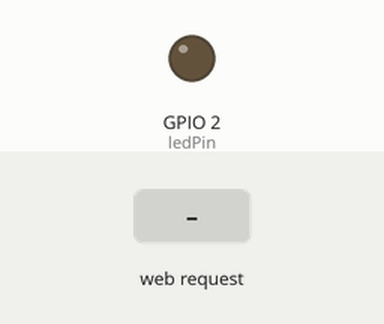
Recording of a sketch running on a simulated ESP32. On the bench: output pins drawn as LEDs (lit = HIGH). The inputs (shaded band) are chosen by the test bench. What the sketch prints to the serial monitor is not drawn.

Above: at 1.2 s.
1.3 s: HTTP request GET /on received
At 2.1 s:
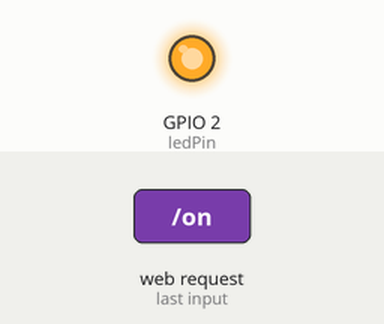
2.8 s: HTTP request GET /off received
At 3.3 s:
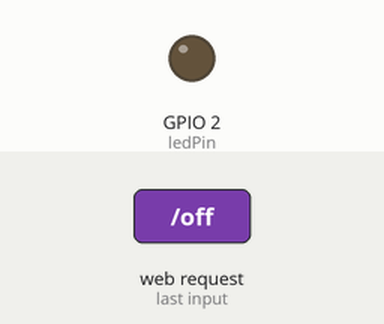
Timing chart, 0 to 5.8 s (numbered marks = the images above; inputs shaded):
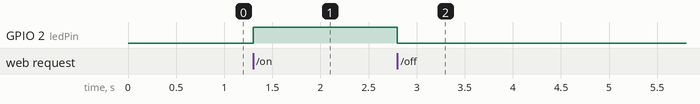

The sketch:

06_web-server.ino
```cpp
#include <WiFi.h>
#include <WebServer.h>

// Create the WebServer object on port 80 (standard HTTP port)
WebServer server(80);

const int ledPin = 2; // Onboard LED

// This is the HTML/CSS page that will be served to the user
String HTML = R"rawliteral(
<!DOCTYPE html>
<html>
<head>
  <meta name="viewport" content="width=device-width, initial-scale=1.0">
  <title>ESP32 Web Server</title>
  <style>
    body { background: #0d0d0d; color: #ffffff; font-family: system-ui, sans-serif; text-align: center; padding-top: 50px; }
    h1 { color: #2ea043; }
    .btn { padding: 15px 30px; font-size: 18px; border: none; border-radius: 8px; cursor: pointer; margin: 10px; font-weight: bold; }
    .btn-on { background: #2ea043; color: white; }
    .btn-off { background: #da3633; color: white; }
  </style>
</head>
<body>
  <h1>ESP32 Web Server</h1>
  <p>Control the onboard LED from your browser!</p>
  <a href="/on"><button class="btn btn-on">Turn ON</button></a>
  <a href="/off"><button class="btn btn-off">Turn OFF</button></a>
</body>
</html>
)rawliteral";

// Function to handle the root URL "/"
void handleRoot() {
  server.send(200, "text/html", HTML);
}

// Function to handle "/on"
void handleOn() {
  digitalWrite(ledPin, HIGH);
  server.send(200, "text/html", HTML); // Reload the page
}

// Function to handle "/off"
void handleOff() {
  digitalWrite(ledPin, LOW);
  server.send(200, "text/html", HTML); // Reload the page
}

void setup() {
  Serial.begin(115200);
  pinMode(ledPin, OUTPUT);
  digitalWrite(ledPin, LOW); // Start with LED off

  // 1. Create a WiFi Access Point
  Serial.println("Setting up Access Point...");
  WiFi.softAP("ESP32_Network", "12345678");

  Serial.print("Access Point IP address: ");
  Serial.println(WiFi.softAPIP()); // Should be 192.168.4.1

  // 2. Link the URLs to the functions
  server.on("/", handleRoot);
  server.on("/on", handleOn);
  server.on("/off", handleOff);

  // 3. Start the server
  server.begin();
  Serial.println("Web server started!");
}

void loop() {
  // Listen for incoming client requests
  server.handleClient();
}
```

Measured:
- after the input at 1.3 s, GPIO 2 (ledPin): LOW → HIGH at once
- after the input at 2.8 s, GPIO 2 (ledPin): HIGH → LOW at once
